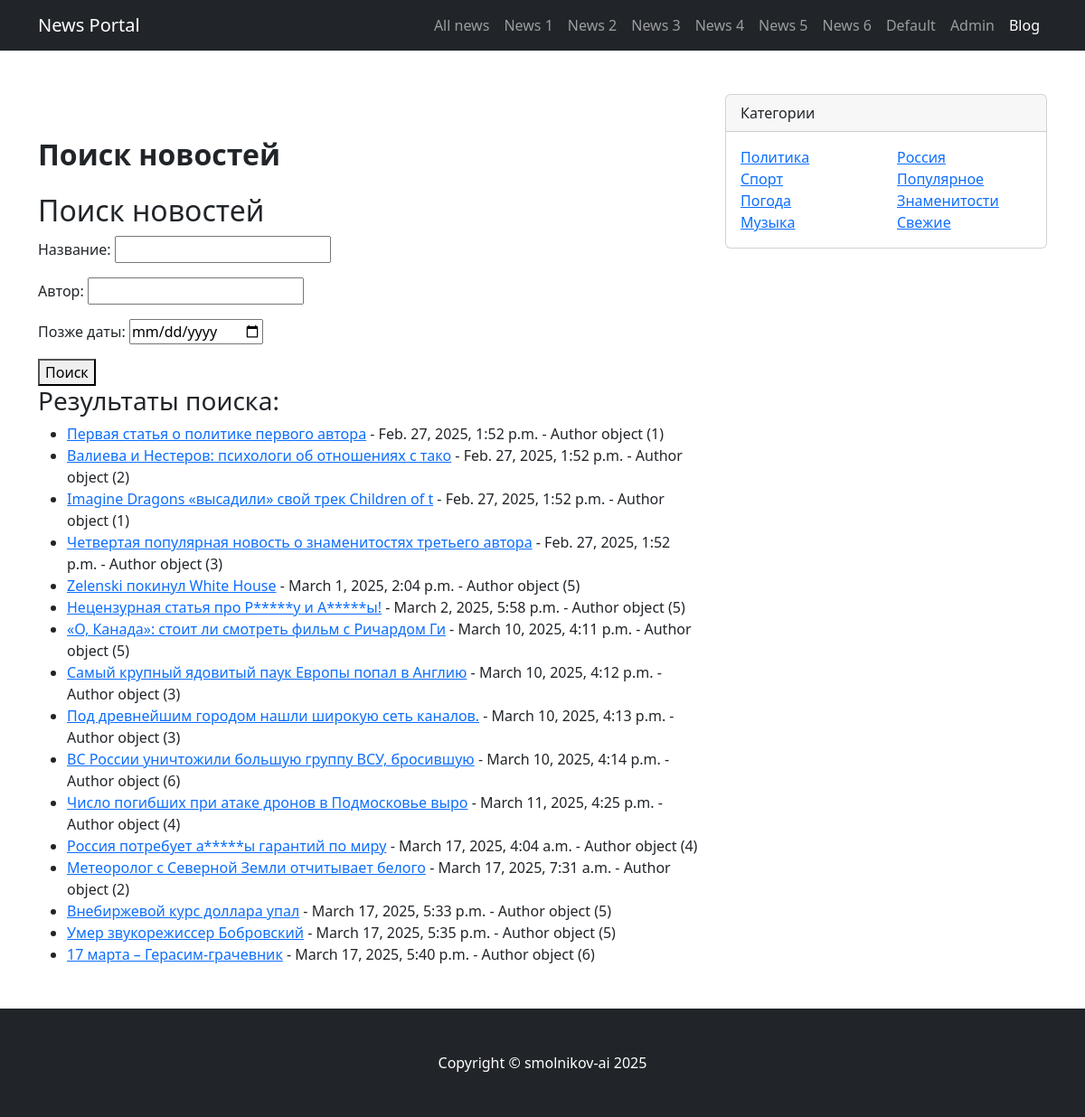
The app's page /news/search/ with its own data.
### news/models.py (models this page shows, shortened)
class Post(models.Model):
    author = models.ForeignKey(Author, on_delete=models.CASCADE)
    type = models.CharField(choices=POST_TYPES, max_length=2, default='NW')
    date_time_in = models.DateTimeField(auto_now_add=True)
    categories = models.ManyToManyField(Category, through='PostCategory')
    title = models.CharField(max_length=50)
    content = models.TextField()
    rating_post = models.IntegerField(default=0)

class Author(models.Model):
    user = models.OneToOneField(User, on_delete=models.CASCADE)
    rating_author = models.IntegerField(default=0)
    """
    According to the terms of reference, the overall rating of the author is determined by the amount:
    - triple total rating of all posts by the author
    - the total rating of all the author's comments
    - the total rating of all comments on the author's articles

    It starts when a reaction (like/dislike, post/comment) is added
    """

### news/views.py (the view)
# urls.py: path('news/search/', news_search, name='post_search'),
def news_search(request):
    form = NewsSearchForm(request.GET)  # Заполняем форму данными из GET-запроса
    news = Post.objects.all()  # Получаем все новости (изначально)
    if form.is_valid():
        title = form.cleaned_data.get('title')
        author = form.cleaned_data.get('author')
        date_after = form.cleaned_data.get('date_after')
        if title:
            news = news.filter(title__icontains=title)  # Поиск по названию
        if author:
            news = news.filter(
                author__user__username__icontains=author)  # Поиск по автору (предполагается поле author в модели)
        if date_after:
            news = news.filter(date_time_in__gte=date_after)  # Дата позже указанной
    context = {
        'form': form,
        'news': news,
    }
    return render(request, 'post_search.html', context)

### news/forms.py
class NewsSearchForm(forms.Form):
    title = forms.CharField(label='Название', required=False)
    author = forms.CharField(label='Автор', required=False)
    date_after = forms.DateField(label='Позже даты', required=False,
                                 widget=forms.DateInput(attrs={'type': 'date'}))  # Указываем тип для HTML5
    def clean_date_after(self):  # Если нужно, добавляем валидацию даты
        date_after = self.cleaned_data.get('date_after')
        return date_after

### news/templatetags/custom_filters.py (called while the page is built)
@register.filter()
def censor(value):
    incorrect_list = ['Редиск', 'Ананас', 'LGBT']
    for incorrect_word in incorrect_list:
        value = value.replace(incorrect_word[1:], '*' * (len(incorrect_word) - 1))
    return value

### templates/post_search.html (shortened to what this page needs)
{% extends 'flatpages/default.html' %}
{% load custom_filters %}
{% load custom_tags %}
{% block title %}
    Поиск новостей
{% endblock title %}
{% block content %}
    <h2>Поиск новостей</h2>
    <form method="get">
        {{ form.as_p }}
        <button type="submit">Поиск</button>
    </form>
    {% if news %}
        <h3>Результаты поиска:</h3>
        <ul>
            {% for item in news %}
                <li>
                    <a href="{% url 'post_detail' item.id %}">{{ item.title|censor }}</a>
                    - {{ item.date_time_in }} - {{ item.author }}
                </li>
            {% endfor %}
        </ul>
    {% else %}
        <p>Ничего не найдено.</p>
    {% endif %}
{% endblock content %}

### records on screen
Post: title|censor "Первая статья о политике первого автора", date_time_in "Feb. 27, 2025, 1:52 p.m.", author "Author object (1)"
Post: title|censor "Валиева и Нестеров: психологи об отношениях с тако", date_time_in "Feb. 27, 2025, 1:52 p.m.", author "Author object (2)"
Post: title|censor "Imagine Dragons «высадили» свой трек Children of t", date_time_in "Feb. 27, 2025, 1:52 p.m.", author "Author object (1)"
Post: title|censor "Четвертая популярная новость о знаменитостях третьего автора", date_time_in "Feb. 27, 2025, 1:52 p.m.", author "Author object (3)"
Post: title|censor "Zelenski покинул White House", date_time_in "March 1, 2025, 2:04 p.m.", author "Author object (5)"
Post: title|censor "Нецензурная статья про Р*****у и А*****ы!", date_time_in "March 2, 2025, 5:58 p.m.", author "Author object (5)"
Post: title|censor "«О, Канада»: стоит ли смотреть фильм с Ричардом Ги", date_time_in "March 10, 2025, 4:11 p.m.", author "Author object (5)"
Post: title|censor "Самый крупный ядовитый паук Европы попал в Англию", date_time_in "March 10, 2025, 4:12 p.m.", author "Author object (3)"
Post: title|censor "Под древнейшим городом нашли широкую сеть каналов.", date_time_in "March 10, 2025, 4:13 p.m.", author "Author object (3)"
Post: title|censor "ВС России уничтожили большую группу ВСУ, бросившую", date_time_in "March 10, 2025, 4:14 p.m.", author "Author object (6)"
Post: title|censor "Число погибших при атаке дронов в Подмосковье выро", date_time_in "March 11, 2025, 4:25 p.m.", author "Author object (4)"
Post: title|censor "Россия потребует а*****ы гарантий по миру", date_time_in "March 17, 2025, 4:04 a.m.", author "Author object (4)"
Post: title|censor "Метеоролог с Северной Земли отчитывает белого", date_time_in "March 17, 2025, 7:31 a.m.", author "Author object (2)"
Post: title|censor "Внебиржевой курс доллара упал", date_time_in "March 17, 2025, 5:33 p.m.", author "Author object (5)"
Post: title|censor "Умер звукорежиссер Бобровский", date_time_in "March 17, 2025, 5:35 p.m.", author "Author object (5)"
Post: title|censor "17 марта – Герасим-грачевник", date_time_in "March 17, 2025, 5:40 p.m.", author "Author object (6)"
